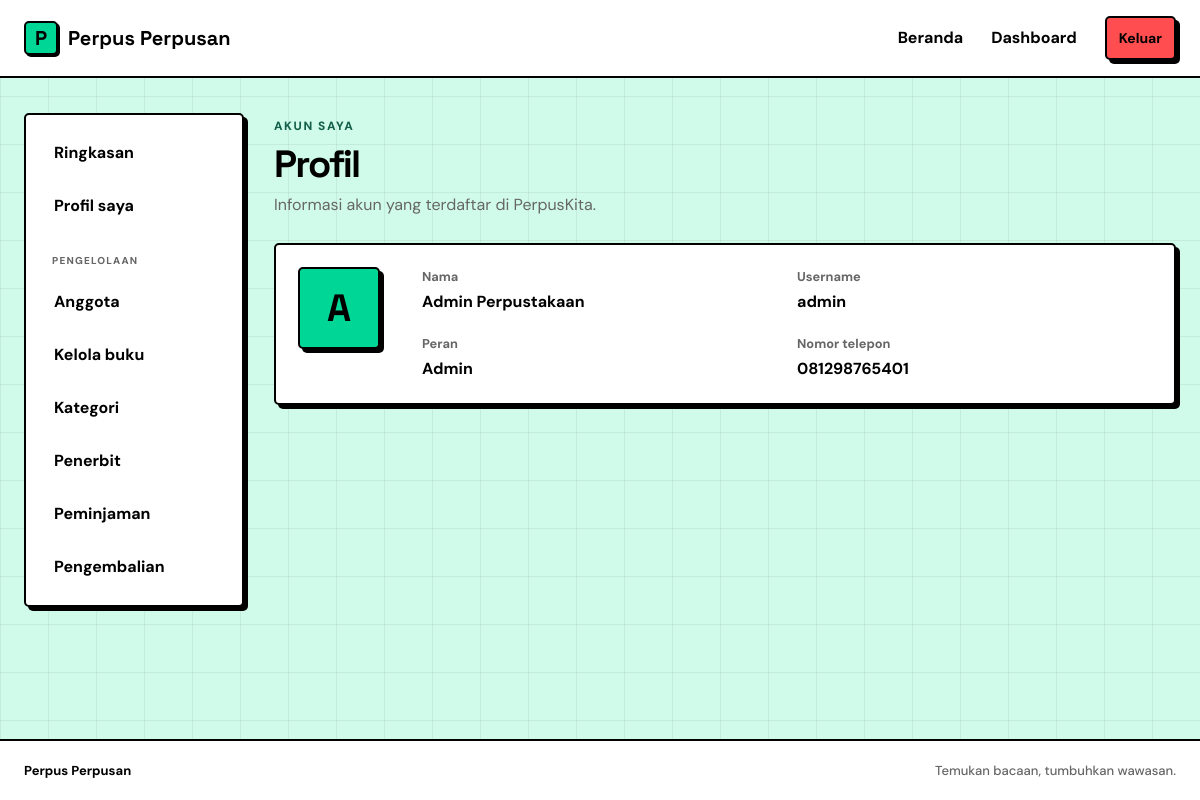
/frontend/profile.php (signed in), run on the app's committed database.
### tables this page shows
CREATE TABLE petugas (
    id_petugas INT UNSIGNED AUTO_INCREMENT PRIMARY KEY,
    nama_petugas VARCHAR(100) NOT NULL,
    username VARCHAR(50) NOT NULL UNIQUE,
    password_hash VARCHAR(255) NOT NULL,
    role ENUM('admin', 'petugas') DEFAULT 'petugas',
    no_hp VARCHAR(15) NOT NULL
);

### frontend/bootstrap.php (called while the page is built, shortened)
<?php
require_once __DIR__ . '/../backend/controllers/AuthController.php';
function e(mixed $value): string
{
    return htmlspecialchars((string) $value, ENT_QUOTES, 'UTF-8');
}
function current_user(): ?array
{
    return $_SESSION['user'] ?? null;
}
function require_login(): array
{
    $user = current_user();
    return $user;
}

### backend/controllers/AuthController.php (called while the page is built, shortened)
<?php
class AuthController
{
    public function getProfile(int $id, string $role): array|false
    {
        if (in_array($role, ['admin', 'petugas'], true)) {
            $sql = 'SELECT id_petugas AS id, nama_petugas AS nama, username, role, no_hp
                    FROM petugas
                    WHERE id_petugas = :id';
        } else {
            $sql = 'SELECT id_anggota AS id, nama, username, alamat, no_hp, tanggal_daftar
                    FROM anggota
                    WHERE id_anggota = :id';
        }
        $query = $this->db->prepare($sql);
        $query->execute(['id' => $id]);
        return $query->fetch();
    }
}

### frontend/profile.php (the view, shortened to what this page needs)
<?php
require_once __DIR__ . '/bootstrap.php';
$user = require_login();
$profile = (new AuthController($db))->getProfile((int) $user['id'], $user['role']);
require __DIR__ . '/components/header.php';
require __DIR__ . '/components/navbar.php';
?>
<main class="app-layout wrap"><?php require __DIR__ . '/components/sidebar.php'; ?><section class="page-content">
        <div class="page-heading">
            <div><span class="eyebrow">AKUN SAYA</span>
                <h1>Profil</h1>
                <p class="muted">Informasi akun yang terdaftar di PerpusKita.</p>
            </div>
        </div>
        <section class="panel profile-panel">
            <div class="profile-avatar">
                <?= e(strtoupper(substr($profile['nama'], 0, 1))) ?>
            </div>
            <div class="profile-fields">
                <div>
                    <small>Nama</small>
                    <strong><?= e($profile['nama']) ?></strong>
                </div>
                <div>
                    <small>Username</small>
                    <strong><?= e($profile['username']) ?></strong>
                </div>
                <div>
                    <small>Peran</small>
                    <strong><?= e(ucfirst($profile['role'] ?? 'mahasiswa')) ?></strong>
                </div>
                <div>
                    <small>Nomor telepon</small>
                    <strong><?= e($profile['no_hp']) ?></strong>
                </div>
            </div>
        </section>
    </section>
</main><?php require __DIR__ . '/components/footer.php'; ?>

### frontend/assets/css/style.css (style rules this page uses)
:root { --background: hsl(156, 84%, 90%); --secondary-background: #FFFFFF; --foreground: #000000; --main-foreground: #000000; --main: hsl(162, 100%, 42%); --border: #000000; --ring: #000000; --overlay: rgba(0, 0, 0, 0.8); --chart-1: #00D696; --chart-2: #7A83FF; --chart-3: #FACC00; --chart-4: #FF4D50; --chart-5: #0099FF; --paper: var(--background); --ink: var(--foreground); --yellow: var(--main); --blue: var(--chart-5); --red: var(--chart-4); --green: var(--chart-1); --line: 2px solid var(--border); --hard-shadow: 4px 4px 0px var(--border); --radius: 5px; }
* { box-sizing: border-box }
html { min-width: 320px }
body { margin: 0; min-height: 100vh; display: flex; flex-direction: column; background-color: var(--background); background-image: linear-gradient(rgba(0, 0, 0, 0.06) 1px, transparent 1px), linear-gradient(90deg, rgba(0, 0, 0, 0.06) 1px, transparent 1px); background-size: 48px 48px; background-attachment: fixed; color: var(--foreground); font-family: 'DM Sans', Arial, sans-serif; font-size: 16px; line-height: 1.5; }
body > main { flex: 1 0 auto; }
.wrap { width: min(1160px, calc(100% - 48px)); margin-inline: auto }
.eyebrow { display: inline-block; font-size: 12px; font-weight: 800; letter-spacing: .13em }
.hero-copy h1, .page-heading h1, .auth-card h1 { font: 700 clamp(38px, 5vw, 64px)/1.04 'Space Grotesk', sans-serif; letter-spacing: -.045em; margin: 16px 0 }
.muted, .auth-card .muted { color: #666; margin: 0 0 23px }
.app-layout { display: grid; grid-template-columns: 220px 1fr; gap: 30px; padding-top: 35px; padding-bottom: 60px; min-height: calc(100vh - 150px) }
.page-content { min-width: 0 }
.page-heading { display: flex; justify-content: space-between; align-items: center; gap: 20px; margin-bottom: 26px }
.page-heading h1 { font-size: 38px; margin: 8px 0 }
.page-heading .muted { margin: 0 }
.panel { margin-top: 25px; padding: 22px; border: 2px solid var(--ink); background: #fff; box-shadow: 4px 4px 0 var(--ink) }
.profile-panel { display: grid; grid-template-columns: 100px 1fr; gap: 24px; align-items: start }
.profile-avatar { width: 82px; height: 82px; display: grid; place-items: center; background: var(--yellow); border: 2px solid var(--ink); box-shadow: 4px 4px 0 var(--ink); font: 700 38px 'Space Grotesk', sans-serif }
.profile-fields { display: grid; grid-template-columns: 1fr 1fr; gap: 20px }
.profile-fields div { display: grid; gap: 4px }
.profile-fields small { color: #666; font-weight: 700 }
.profile-fields strong { font-size: 16px }

### frontend/assets/css/design-system.css (style rules this page uses)
:root { --yellow: var(--chart-3); --radius: 5px; --line: 2px solid var(--border); --hard-shadow: 4px 4px 0 var(--border); }
body { background-color: var(--background); }
.service-strip article, .auth-card, .sidebar, .stat-card, .panel, .book-card { border-radius: var(--radius); }
.auth-card .eyebrow, .page-heading .eyebrow { color: #14604a; }
.panel { box-shadow: var(--hard-shadow); }
.profile-avatar { background: var(--main); border-radius: var(--radius); }

### data on the page
petugas: nama_petugas "A", nama_petugas "Admin Perpustakaan", username "admin", role "Admin", no_hp "081298765401"
